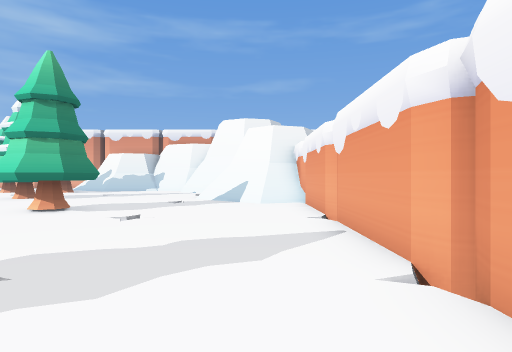
View 1 (above)

24 first-person views from a walk through a 3-D level made in the Godot game engine. The camera is 1.5 m above the floor, looks level and sees 75° across. The floor is counted in squares, 1.8 m on a side. Each view is taken from the middle of a square. On the plan, view 1 faces up. The plan holds only what a view shows up to about 11 squares ahead; the rest is blank. The place goes on beyond the plan.

View 2
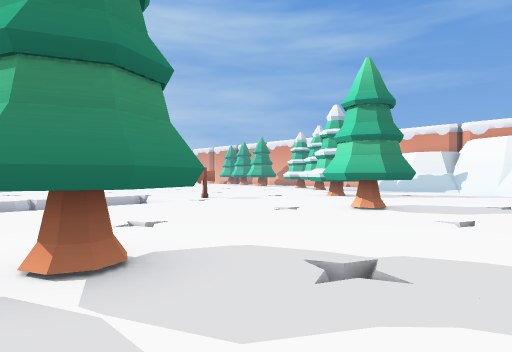

View 3
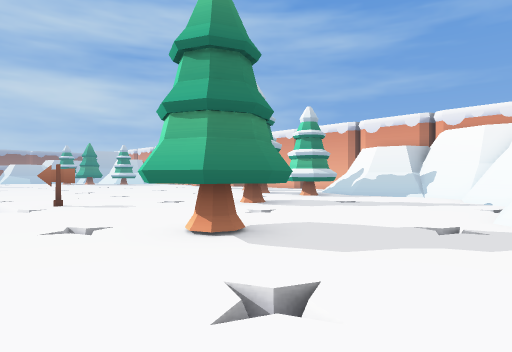

View 4
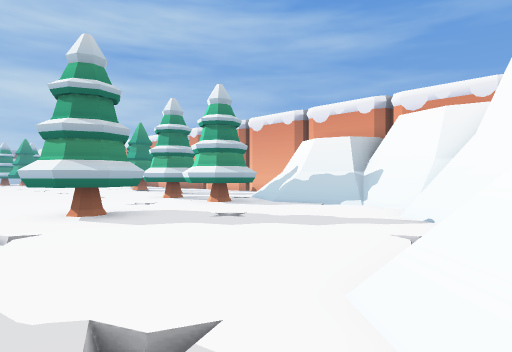

View 5
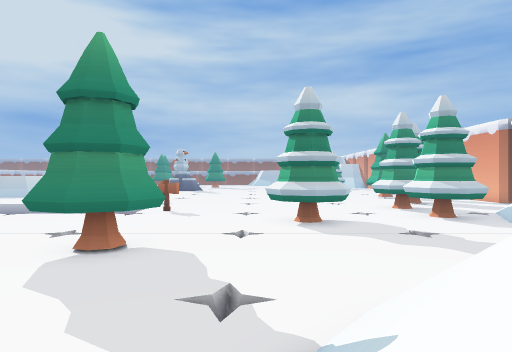

View 6
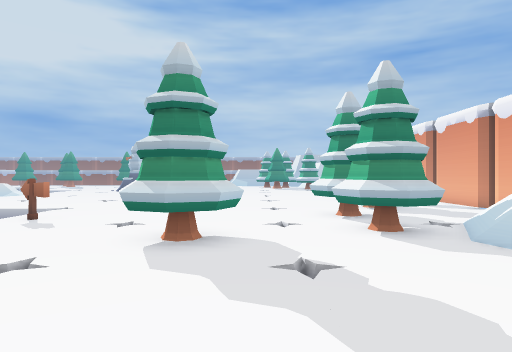

View 7
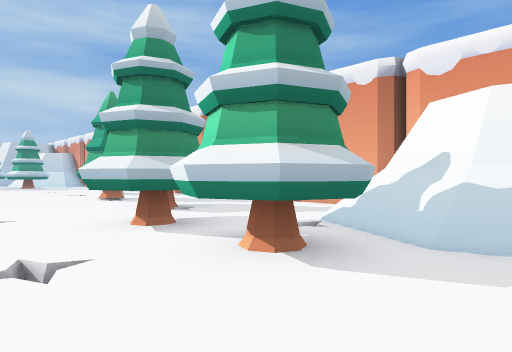

View 8
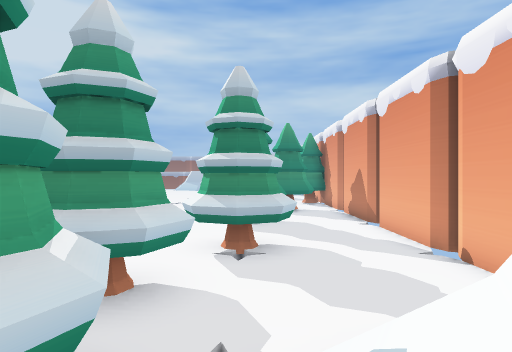

View 9
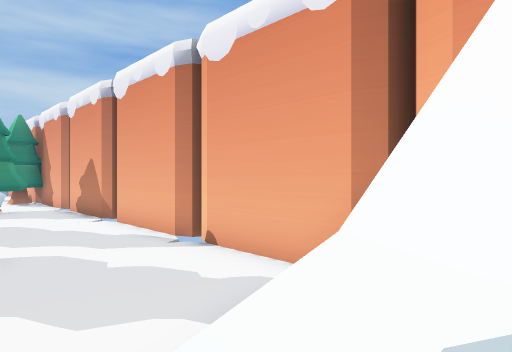

View 10
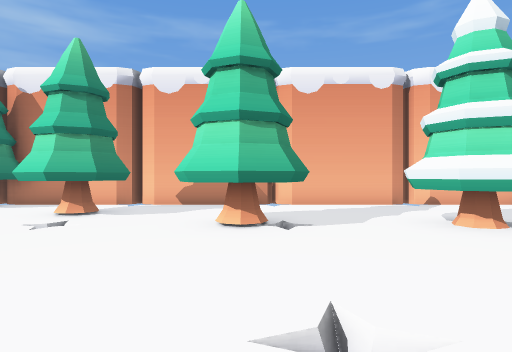

View 11
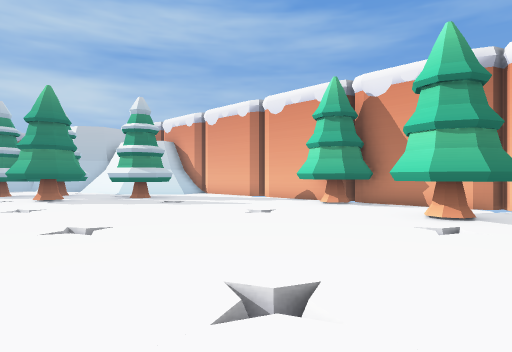

View 12
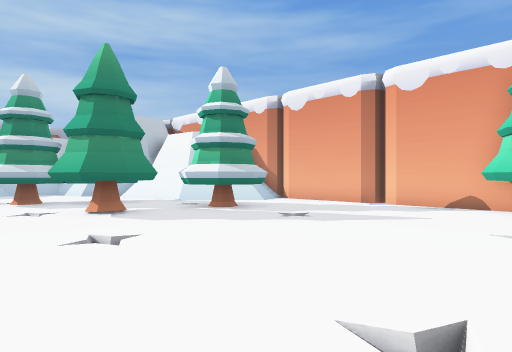

View 13
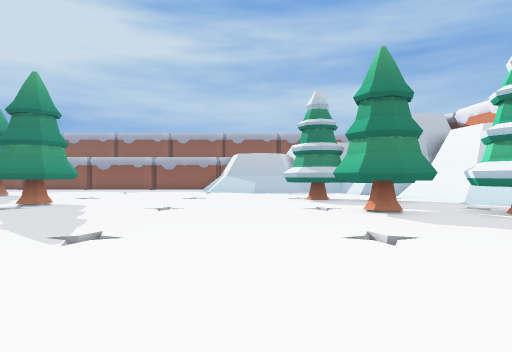

View 14
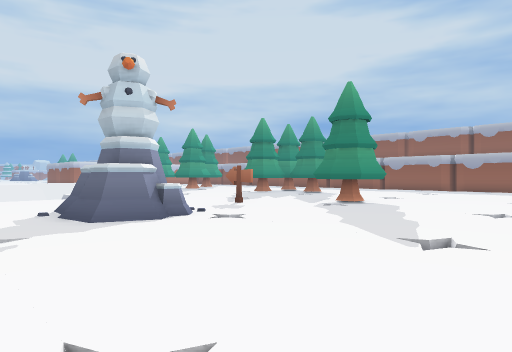

View 15
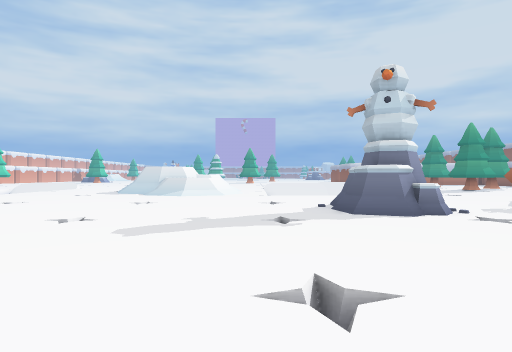

View 16
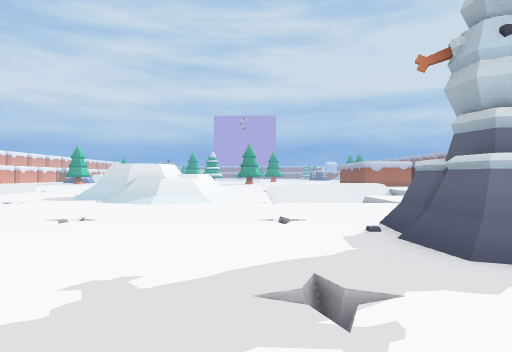

View 17
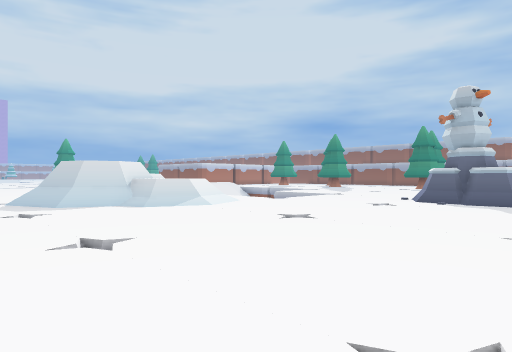

View 18
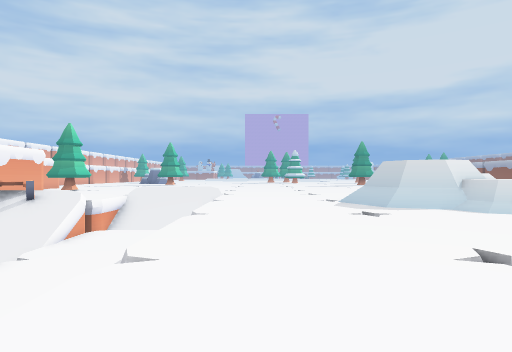

View 19
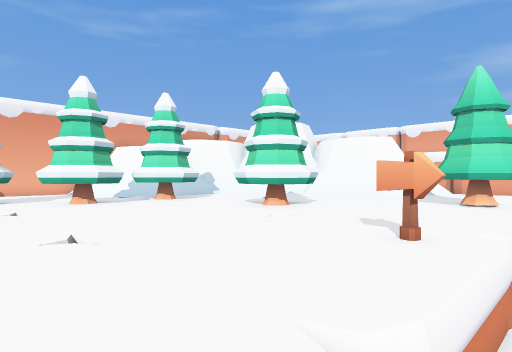

View 20
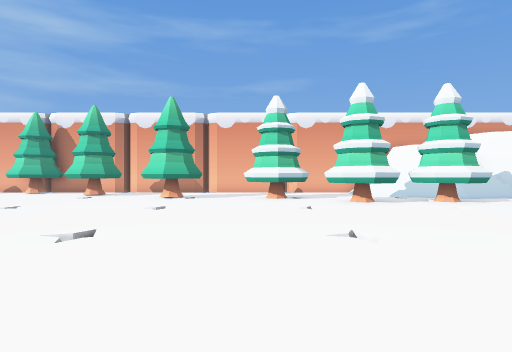

View 21
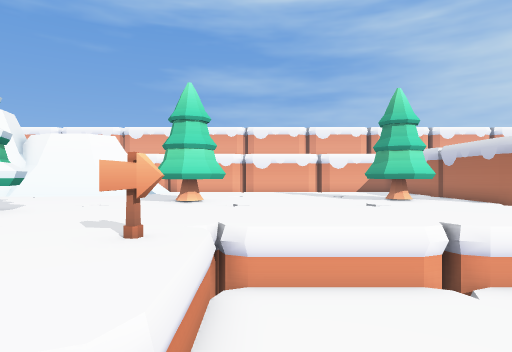

View 22
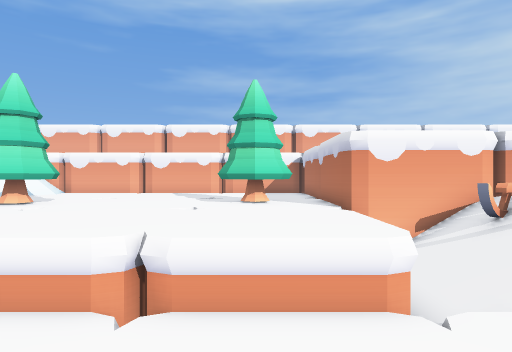

View 23
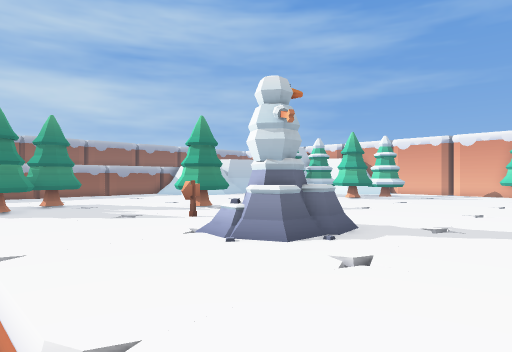

View 24
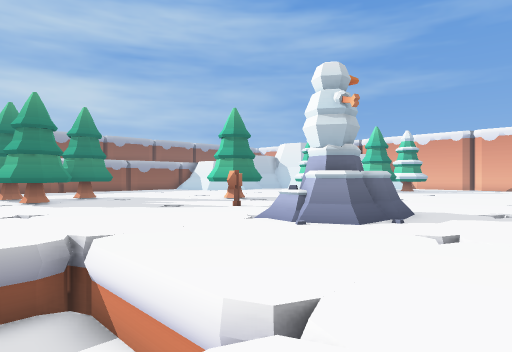

### Floor plan
Key: @ floor where view 1 was taken; # wall or solid block; . floor; / step, stairs or slope; = window, fence, low wall or low ledge; ^ raised ledge; v drop or lower ground; T tree; R rock; O other object.
Columns run from 39 left of view 1 to 2 right of it. Each row starts with its distance up from view 1.
 23        ######################
 22       ......TT.. ...........
 21       ......TT. TT........../=^ ###
 20   /// T........TTT.  ...T...//#^#/###
 19   ///TTT........T..TTT.TTT..////////#
 18    O.TT............TT..TTTTTTTT/././#
 17    O TT..................TTTTTT..../##
 16  TT. TT...................TTTTT......
 15  TT. TT............................./
 14   ............................T....../
 13   .......... .................TT.....//
 12   .......... .    ...........TTT.....///
 11   ..............   ..................////#
 10 .................   .................../.#
  9 .................   .............TTT.....#
  8  .................   .......#....TTT.....#
  7    TT................ . .=.......TT......#
  6    TT....RR........... .  vvv............#
  5     .....RRR...........   vvv............#
  4      .#..RRR............. vvv............#
  3      ....RR.............. vvv............#
  2    ......................vvvv.....TT.....#
  1   ....................... vvv.....TTT.
  0 TT....................... vvv.....TT. .@
 -1 TT.......=..//.///....... vvv.......
 -2     .....vv  ./////...... vvvvvv ###
 -3               /  ///..... vvvvvvv#
 -4                  ^^#/.... vvvvv#v#
 -5                ==  #//... vv#vv^##

Positions as (right, up) in squares from view 1, and headings:
1: (0, 0), facing up
2: (-1, 0), facing up-left
3: (-1, 5), facing up-left
4: (-1, 10), facing up-left
5: (1, 11), facing left
6: (-2, 14), facing left
7: (-7, 14), facing up-left
8: (-8, 19), facing left
9: (-9, 19), facing up-left
10: (-19, 13), facing up
11: (-21, 13), facing up-left
12: (-26, 13), facing up-left
13: (-26, 13), facing left
14: (-26, 12), facing down-left
15: (-26, 13), facing down
16: (-26, 9), facing down
17: (-17, 7), facing down-left
18: (-16, 6), facing down
19: (-16, 6), facing up-right
20: (-16, 6), facing up
21: (-16, 6), facing right
22: (-15, 1), facing right
23: (-24, -2), facing up-left
24: (-25, -3), facing up-left
